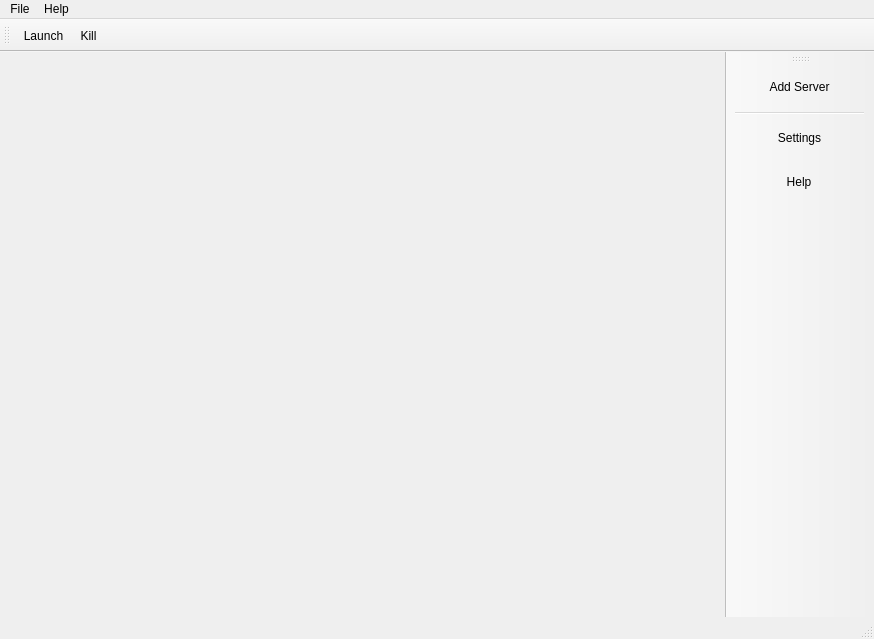
<?xml version="1.0" encoding="UTF-8"?>
<ui version="4.0">
 <class>MainWindow</class>
 <widget class="QMainWindow" name="MainWindow">
  <property name="geometry">
   <rect>
    <x>0</x>
    <y>0</y>
    <width>874</width>
    <height>639</height>
   </rect>
  </property>
  <property name="windowTitle">
   <string>MainWindow</string>
  </property>
  <widget class="QWidget" name="centralwidget">
   <layout class="QHBoxLayout" name="horizontalLayout">
    <property name="leftMargin">
     <number>0</number>
    </property>
    <property name="topMargin">
     <number>0</number>
    </property>
    <property name="rightMargin">
     <number>0</number>
    </property>
    <property name="bottomMargin">
     <number>0</number>
    </property>
   </layout>
  </widget>
  <widget class="QMenuBar" name="menuBar">
   <property name="geometry">
    <rect>
     <x>0</x>
     <y>0</y>
     <width>874</width>
     <height>21</height>
    </rect>
   </property>
   <property name="sizePolicy">
    <sizepolicy hsizetype="MinimumExpanding" vsizetype="Minimum">
     <horstretch>0</horstretch>
     <verstretch>0</verstretch>
    </sizepolicy>
   </property>
   <widget class="QMenu" name="fileMenu">
    <property name="title">
     <string>File</string>
    </property>
    <addaction name="actionAddServer"/>
    <addaction name="separator"/>
    <addaction name="actionLaunchServer"/>
    <addaction name="actionKillServer"/>
    <addaction name="separator"/>
    <addaction name="actionSettings"/>
   </widget>
   <widget class="QMenu" name="menuHelp">
    <property name="title">
     <string>Help</string>
    </property>
   </widget>
   <addaction name="fileMenu"/>
   <addaction name="menuHelp"/>
  </widget>
  <widget class="QStatusBar" name="statusBar"/>
  <widget class="QToolBar" name="mainToolBar">
   <property name="windowTitle">
    <string>Main Toolbar</string>
   </property>
   <property name="styleSheet">
    <string notr="true">QToolBar QToolButton { 
  margin: 5px 15px 5px 15px; 
  padding: 7px 20px 7px 20px;
  font-size: 12px;
}</string>
   </property>
   <property name="allowedAreas">
    <set>Qt::LeftToolBarArea|Qt::RightToolBarArea</set>
   </property>
   <property name="toolButtonStyle">
    <enum>Qt::ToolButtonTextBesideIcon</enum>
   </property>
   <property name="floatable">
    <bool>false</bool>
   </property>
   <attribute name="toolBarArea">
    <enum>RightToolBarArea</enum>
   </attribute>
   <attribute name="toolBarBreak">
    <bool>false</bool>
   </attribute>
   <addaction name="actionAddServer"/>
   <addaction name="separator"/>
   <addaction name="actionSettings"/>
   <addaction name="actionHelp"/>
  </widget>
  <widget class="QToolBar" name="serverToolBar">
   <property name="windowTitle">
    <string>toolBar</string>
   </property>
   <property name="styleSheet">
    <string notr="true">QToolBar QToolButton { 
  margin: 3px 0px 3px 5px; 
}</string>
   </property>
   <property name="allowedAreas">
    <set>Qt::BottomToolBarArea|Qt::TopToolBarArea</set>
   </property>
   <property name="toolButtonStyle">
    <enum>Qt::ToolButtonIconOnly</enum>
   </property>
   <attribute name="toolBarArea">
    <enum>TopToolBarArea</enum>
   </attribute>
   <attribute name="toolBarBreak">
    <bool>false</bool>
   </attribute>
   <addaction name="actionLaunchServer"/>
   <addaction name="actionKillServer"/>
  </widget>
  <action name="actionAddServer">
   <property name="text">
    <string>Add Server</string>
   </property>
  </action>
  <action name="actionSettings">
   <property name="text">
    <string>Settings</string>
   </property>
  </action>
  <action name="actionHelp">
   <property name="text">
    <string>Help</string>
   </property>
  </action>
  <action name="actionKillServer">
   <property name="icon">
    <iconset resource="../../resources/MainWindow.qrc">
     <normaloff>:/rec/killServer.png</normaloff>:/rec/killServer.png</iconset>
   </property>
   <property name="text">
    <string>Kill</string>
   </property>
   <property name="toolTip">
    <string>Stop Server</string>
   </property>
  </action>
  <action name="actionLaunchServer">
   <property name="icon">
    <iconset resource="../../resources/MainWindow.qrc">
     <normaloff>:/rec/launchServer.png</normaloff>:/rec/launchServer.png</iconset>
   </property>
   <property name="text">
    <string>Launch</string>
   </property>
   <property name="toolTip">
    <string>Start Server</string>
   </property>
  </action>
 </widget>
 <resources>
  <include location="../../resources/MainWindow.qrc"/>
 </resources>
 <connections/>
</ui>
